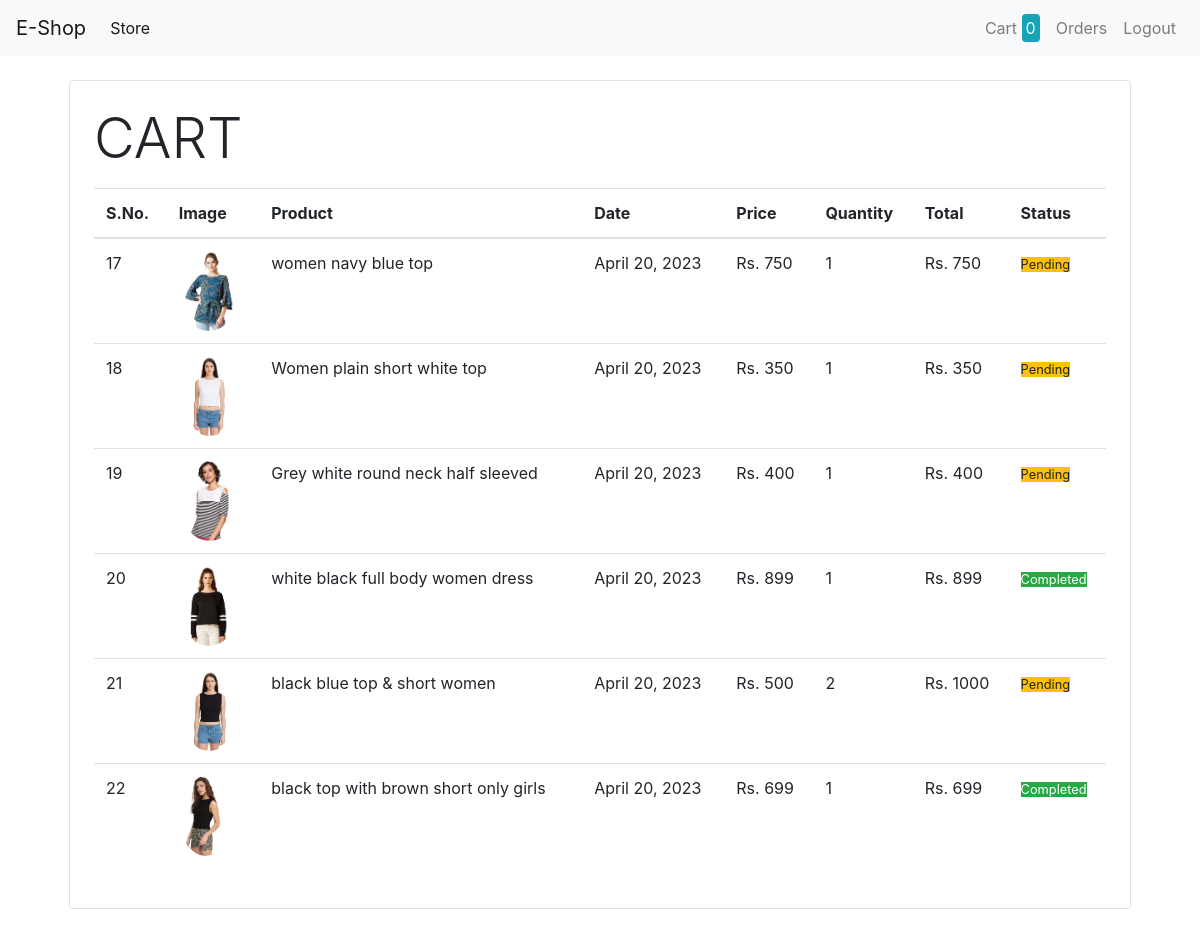
Screenshot of /orders/ (signed in) with the database file from the repository.
### store/models.py (models this page shows, shortened)
class Orders(models.Model):
    product = models.ForeignKey(Product, on_delete=models.CASCADE)
    customer = models.ForeignKey(Customer, on_delete=models.CASCADE)
    quantity = models.IntegerField(default=1)
    price = models.IntegerField()
    address = models.CharField(max_length=100, default='', blank=True)
    phone = models.CharField(max_length=15, default='', blank=True)
    date = models.DateField(default=datetime.datetime.today)
    status = models.BooleanField(default=False)

class Product(models.Model):
    name = models.CharField(max_length=50)
    price = models.IntegerField(default=0)
    category = models.ForeignKey(Category, on_delete=models.CASCADE, default=1)
    description = models.CharField(max_length=200, default='')
    image = models.ImageField(upload_to='uploads/products/')

### store/middlewares/auth.py (the view)
    def middleware(request):
        print(f"Customer are == {request.session.get('customer')}")
        if not request.session.get('customer'):
            return redirect('login')
        response = get_response(request)
        return response

### store/templatetags/custom_filter.py (called while the page is built)
@register.filter(name='currency')
def currency(number):
    return "Rs. "+str(number)

@register.filter(name='multiply')
def multiply(number, number1):
    return number * number1

### store/views.py (called while the page is built)
    def get(self, request):
        customer_id = request.session.get('customer')
        orders = Orders.objects.filter(customer = customer_id)
        orders = orders.order_by('-date')
        return render(request, 'orders.html',{'orders':orders})

### store/templates/orders.html
{% extends 'base.html' %}
{% block content %}
{% load cart %}
{% load custom_filter %}
<div class="container">
    <div class="border rounded p-4 m-4">
        <p class="display-4">CART</p>
        <table class="table">
            <thead>
                <tr>
                    <th>S.No.</th>
                    <th>Image</th>
                    <th>Product</th>
                    <th>Date</th>
                    <th>Price</th>
                    <th>Quantity</th>
                    <th>Total</th>
                    <th>Status</th>
                </tr>
            </thead>
            <tbody>
                {% for order in orders %}
                    <tr>
                        <td>{{order.id}}</td>
                        <td><img style="height:80px;" class="rounded-circle" src="{{order.product.image.url}}" alt=""></td>
                        <td>{{order.product.name}}</td>
                        <td>{{order.date}}</td>
                        <td>{{order.price|currency}}</td>
                        <td>{{order.quantity}}</td>
                        <td>{{order.quantity|multiply:order.price|currency}}</td>
                        {% if order.status %}
                            <td><small class="badge-success">Completed</small></td>
                        {% else %}
                            <td><small class="badge-warning">Pending</small></td>
                        {% endif %}
                    </tr>
                {% endfor %}
            </tbody>
        </table>
    </div>
</div>
{% endblock content %}

### rows the page displays
Orders: id "17", product.image (picture), product.name "women navy blue top", date "April 20, 2023", price "Rs. 750", quantity "1", quantity|multiply "Rs. 750", status "Pending"
Orders: id "18", product.image (picture), product.name "Women plain short white top", date "April 20, 2023", price "Rs. 350", quantity "1", quantity|multiply "Rs. 350", status "Pending"
Orders: id "19", product.image (picture), product.name "Grey white round neck half sleeved", date "April 20, 2023", price "Rs. 400", quantity "1", quantity|multiply "Rs. 400", status "Pending"
Orders: id "20", product.image (picture), product.name "white black full body women dress", date "April 20, 2023", price "Rs. 899", quantity "1", quantity|multiply "Rs. 899", status "Completed"
Orders: id "21", product.image (picture), product.name "black blue top & short women", date "April 20, 2023", price "Rs. 500", quantity "2", quantity|multiply "Rs. 1000", status "Pending"
Orders: id "22", product.image (picture), product.name "black top with brown short only girls", date "April 20, 2023", price "Rs. 699", quantity "1", quantity|multiply "Rs. 699", status "Completed"

### other values shown
{{ request.session.cart.keys|length }} "0"
